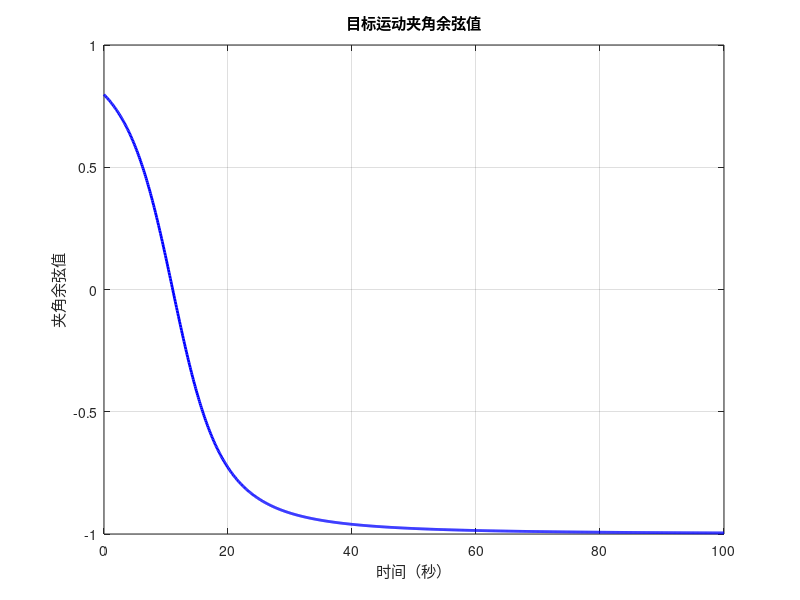

Here is the MATLAB script that generated this plot:
% 设置初始位置和速度
initialPosition = [-500, 1000];
velocity = 8;  % m/s

% 设置目标点
targetPoint = [0, -0];  % 更改为你想要的目标点

% 设置仿真参数
simulationTime = 100;  % 仿真时间（秒）
timeStep = 0.1;  % 时间步长（秒）

% 初始化数组来存储位置信息
timePoints = 0:timeStep:simulationTime;
positions = zeros(length(timePoints), 2);

% 模拟目标运动
currentPosition = initialPosition;
for i = 1:length(timePoints)
    % 计算下一个位置
    currentPosition(1) = currentPosition(1) + velocity * cos(atan(-0.5));  % x方向
    currentPosition(2) = currentPosition(2) + velocity * sin(atan(-0.5));  % y方向
    
    % 存储当前位置
    positions(i, :) = currentPosition;
end

% 初始化夹角余弦值数组
cosineAngles = zeros(length(timePoints), 1);

% 计算每个时刻的夹角余弦值
for i = 1:length(timePoints)
    % 计算目标运动方向向量
    directionVector = [positions(i, 1) - initialPosition(1), positions(i, 2) - initialPosition(2)];
    
    % 计算观测点指向目标的向量
    observationVector = targetPoint - positions(i, :);
    
    % 计算夹角余弦值
    cosineAngles(i) = dot(directionVector, observationVector) / (norm(directionVector) * norm(observationVector));
end

% 绘制直角坐标系和目标运动轨迹
figure;
plot(timePoints, cosineAngles, 'b-', 'LineWidth', 2);
title('目标运动夹角余弦值');
xlabel('时间（秒）');
ylabel('夹角余弦值');
grid on;

% 显示结果
disp('夹角余弦值数组:');
disp(cosineAngles');
